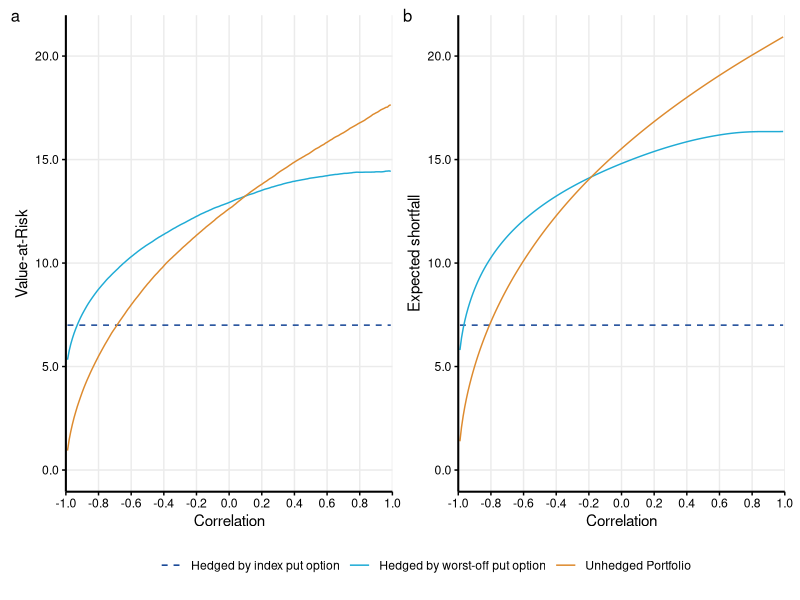
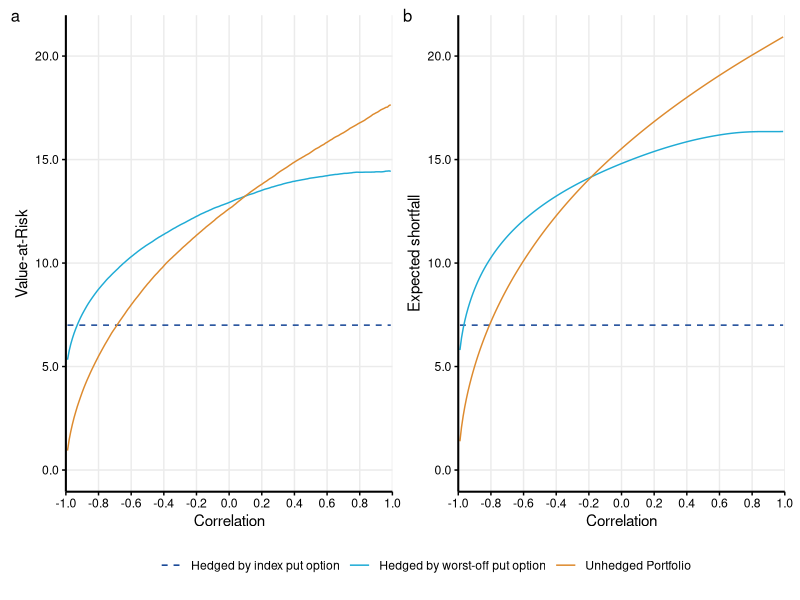

Recreate these plots in R, in order.
#------------------------- General Purpose -------------------------
# This file is constructed to give insight in the results explained in section 1.2 of the thesis. 
# Furthermore, it constructs figure 2. The exact parameter settings to get to the figures are explained in the thesis.

library(MASS)
library(ggplot2)
library(dplyr)
library(tidyr)
library(patchwork)
library(scales)

#-------------------------------
#Input variables
#-------------------------------

#Variables concerning the stocks
S_1 = 20
S_2 = 30
mu_1 = 0.05
mu_2 = 0.04
#mu_1 = -0.1
#mu_2 = -0.08
sigma_1 = 0.3
sigma_2 = 0.25
#sigma_1 = 0.4
#sigma_2 = 0.35

#Variables between stocks
#rho = 0.4
rho_values <- seq(-0.99, 0.99, by = 0.01)

#Variables concerning the options
strike = S_1 + S_2
put_premium = 7
#put_premium = 0

WOstrike = S_1
WOput_premium = 4.5
#WOput_premium = 0

#Variables concerning the VaR
alpha = 0.05

#Variables regarding simulation settings
n = 100000
T = 1

#-------------------------------
#Initializing
#-------------------------------

VaR_1 <- numeric(length(rho_values))
VaR_2 <- numeric(length(rho_values))
VaR_3 <- numeric(length(rho_values))

ES_1 <- numeric(length(rho_values))
ES_2 <- numeric(length(rho_values))
ES_3 <- numeric(length(rho_values))


#-------------------------------
#Simulation and calculation loss, value-at-risk and expected shortfall.
#-------------------------------

set.seed(123)

Z <- matrix(rnorm(n * 2), ncol = 2)
Z

#simulation from a multivariate normal distribution 
for (i in seq_along(rho_values)) {
  rho <- rho_values[i]
  R <- matrix(c(1, rho,
                rho, 1), nrow = 2, byrow = TRUE)
  
  # Cholesky factor
  L <- t(chol(R))   
  X <- Z %*% t(L)
  
  T_year_return <- data.frame(
    Stock_1 = numeric(n),
    Stock_2 = numeric(n)
  )
  
  
  T_year_return$Stock_1 <- exp((mu_1-sigma_1^2/2) * T + X[,1] * sqrt(T) * sigma_1) * S_1
  T_year_return$Stock_2 <- exp((mu_2-sigma_2^2/2) * T + X[,2] * sqrt(T) * sigma_2) * S_2 
  
  T_year_return$sum_col <- T_year_return$Stock_1 + T_year_return$Stock_2
  T_year_return$hedged <- pmax(strike - T_year_return$sum_col, 0) + T_year_return$sum_col
  T_year_return$worst <- pmin(T_year_return$Stock_1,
                              T_year_return$Stock_2)
  T_year_return$worst_put <- pmax(WOstrike - T_year_return$worst, 0) + T_year_return$sum_col
  
  loss_unhedged <- (S_1 + S_2) - T_year_return$sum_col
  loss_hedged   <- (S_1 + S_2 + put_premium) - T_year_return$hedged
  loss_WOhedged   <- (S_1 + S_2 + WOput_premium) - T_year_return$worst_put 
  
  
  VaR_1[i] <- quantile(loss_unhedged, 1 - alpha)
  VaR_2[i] <- quantile(loss_hedged, 1 - alpha)
  VaR_3[i] <- quantile(loss_WOhedged, 1 - alpha)
  
  ES_1[i] <- mean(loss_unhedged[loss_unhedged >= quantile(loss_unhedged, 1 - alpha)])
  ES_2[i] <- mean(loss_hedged[loss_hedged >= quantile(loss_hedged, 1 - alpha)])
  ES_3[i] <- mean(loss_WOhedged[loss_WOhedged >= quantile(loss_WOhedged, 1 - alpha)])
  
}

#-------------------------------
#Putting results together.
#-------------------------------

results_df <- data.frame(
  rho = rho_values,
  VaR_1 = VaR_1,
  VaR_2 = VaR_2,
  VaR_3 = VaR_3
)

results_ES_df <- data.frame(
  rho = rho_values,
  ES_1 = ES_1,
  ES_2 = ES_2,
  ES_3 = ES_3
)

# Reshape data
plot_data_var <- results_df %>%
  pivot_longer(
    cols = c(VaR_1, VaR_2, VaR_3),
    names_to = "ID",
    values_to = "Value"
  ) %>%
  mutate(
    ID = recode(ID,
                "VaR_1" = "Unhedged Portfolio",
                "VaR_2" = "Hedged by index put option",
                "VaR_3" = "Hedged by worst-off put option"
    )
  )

plot_data_es <- results_ES_df %>%
  pivot_longer(
    cols = c(ES_1, ES_2, ES_3),
    names_to = "ID",
    values_to = "Value"
  ) %>%
  mutate(
    ID = recode(ID,
                "ES_1" = "Unhedged Portfolio",
                "ES_2" = "Hedged by index put option",
                "ES_3" = "Hedged by worst-off put option"
    )
  )

#-------------------------------
#Figure settings and plotting.
#-------------------------------

# Common y-axis limits
y_min <- min(c(plot_data_var$Value, plot_data_es$Value,0), na.rm = TRUE)
y_max <- max(c(plot_data_var$Value, plot_data_es$Value), na.rm = TRUE)

# Y-axis ticks every 0.1
y_breaks <- seq(
  from = floor(y_min * 10) / 10,
  to = ceiling(y_max * 10) / 10,
  by = 5
)

# Legend styling
my_colors <- c(
  "Unhedged Portfolio" = "#DD8A2E",
  "Hedged by index put option" = "#0B3D91",
  "Hedged by worst-off put option" = "#1FABD5"
)

my_linetypes <- c(
  "Unhedged Portfolio" = "solid",
  "Hedged by index put option" = "dashed",
  "Hedged by worst-off put option" = "solid"
)

# VaR plot
pl_var <- ggplot(
  plot_data_var,
  aes(x = rho, y = Value, color = ID, group = ID, linetype = ID)
) +
  geom_line(linewidth = 0.5) +
  scale_x_continuous(
    limits = c(-1, 1),
    breaks = seq(-1, 1, by = 0.2),
    expand = c(0, 0)
  ) +
  scale_y_continuous(
    limits = c(y_min, y_max),
    breaks = y_breaks,
    labels = number_format(accuracy = 0.1)
  ) +
  scale_color_manual(values = my_colors) +
  scale_linetype_manual(values = my_linetypes) +
  labs(
    x = "Correlation",
    y = "Value-at-Risk",
    color = NULL,
    linetype = NULL
  ) +
  theme_minimal() +
  theme(
    axis.text.x = element_text(angle = 0, hjust = 0.5),  # straight labels
    plot.title = element_blank(),
    panel.grid.minor = element_blank(),
    axis.line = element_line(color = "black", linewidth = 0.7),
    axis.text = element_text(color = "black"),
    axis.ticks = element_line(color = "black"),
    legend.position = "bottom",
    legend.title = element_blank()
  )

# ES plot
pl_var_ES <- ggplot(
  plot_data_es,
  aes(x = rho, y = Value, color = ID, group = ID, linetype = ID)
) +
  geom_line(linewidth = 0.5) +
  scale_x_continuous(
    limits = c(-1, 1),
    breaks = seq(-1, 1, by = 0.2),
    expand = c(0, 0)
  ) +
  scale_y_continuous(
    limits = c(y_min, y_max),
    breaks = y_breaks,
    labels = number_format(accuracy = 0.1)
  ) +
  scale_color_manual(values = my_colors) +
  scale_linetype_manual(values = my_linetypes) +
  labs(
    x = "Correlation",
    y = "Expected shortfall",
    color = NULL,
    linetype = NULL
  ) +
  theme_minimal() +
  theme(
    axis.text.x = element_text(angle = 0, hjust = 0.5),  # straight labels
    plot.title = element_blank(),
    panel.grid.minor = element_blank(),
    axis.line = element_line(color = "black", linewidth = 0.7),
    axis.text = element_text(color = "black"),
    axis.ticks = element_line(color = "black"),
    legend.position = "bottom",
    legend.title = element_blank()
  )

# Combine plots
combined_plot <- pl_var + pl_var_ES +
  plot_layout(guides = "collect") +
  plot_annotation(tag_levels = "a") &
  theme(
    legend.position = "bottom",
    plot.tag = element_text(size = 12),
    plot.tag.position = c(0, 1)  # top-left corner
  )


# Display
combined_plot

#-------------------------------
#Saving figure.
#-------------------------------

setwd(dirname(rstudioapi::getActiveDocumentContext()$path))
setwd("Figures")
# Save
ggsave(
  "Fig2_VaR_ES_Portfolios.png",
  plot = combined_plot,
  width = 8.5,
  height = 4.5,
  units = "in",
  dpi = 300
)
